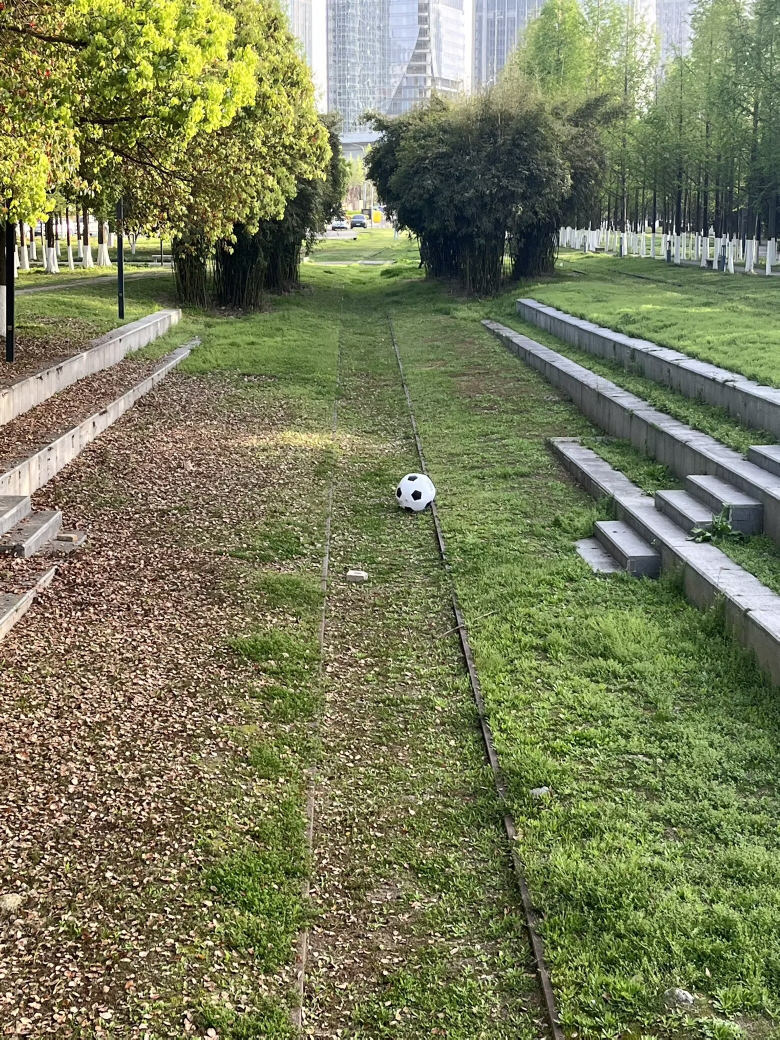
#> input picture task2/test.png, 1559 x 2079 px (shown at 1/2 size)
$ python main.py
#> lines starting #> are read from the running program, lines starting #| are printed output that depends on the picture
### task2/jpeg_compression.py
import os

import cv2
import matplotlib.pyplot as plt


def jpeg_compress_analysis(image_path, quality_levels=None):
    """
    Compress an image at different JPEG quality levels and plot quality vs file size.

    Args:
        image_path: Path to the input image.
        quality_levels: List of quality factors (0-100). Defaults to [90, 70, 50, 30, 10].

    Returns:
        List of paths to the compressed images, or None on error.
    """
    if quality_levels is None:
        quality_levels = [90, 70, 50, 30, 10]

    print("--- Task 1: JPEG Compression Quality vs File Size ---")

    if not os.path.exists(image_path):
        print(f"Image not found: {image_path}")
        return None

    img = cv2.imread(image_path)
    if img is None:
        print(f"Failed to read image: {image_path}")
        return None

    original_size = os.path.getsize(image_path)
    print(f"Original image size: {original_size / 1024:.2f} KB")

    sizes = []
    saved_paths = []

    for q in quality_levels:
        encode_param = [int(cv2.IMWRITE_JPEG_QUALITY), q]
        save_path = f"compressed_q{q}.jpg"
        cv2.imwrite(save_path, img, encode_param)
        saved_paths.append(save_path)
        file_size = os.path.getsize(save_path)
        sizes.append(file_size)
        print(f"  Quality: {q:2d} | Size: {file_size / 1024:>7.2f} KB | "
              f"Ratio: {original_size / file_size:.2f}x")

    plt.figure(figsize=(8, 5))
    plt.plot(quality_levels, [s / 1024 for s in sizes], marker="o", linestyle="-", color="b")
    plt.title("JPEG Compression Quality vs File Size")
    plt.xlabel("Quality Factor (0-100)")
    plt.ylabel("File Size (KB)")
    plt.grid(True)
    plt.gca().invert_xaxis()

    plot_path = "jpeg_quality_vs_size.png"
    plt.savefig(plot_path, bbox_inches="tight")
    print(f"Saved quality-vs-size plot: {plot_path}")
    plt.show()

    return saved_paths

### task2/channel_decomposition.py
import cv2
import matplotlib.pyplot as plt


def _load_and_decompose(image_path):
    """Load an image and return its RGB, YUV arrays and split channels."""
    img_bgr = cv2.imread(image_path)
    if img_bgr is None:
        return None
    img_rgb = cv2.cvtColor(img_bgr, cv2.COLOR_BGR2RGB)
    img_yuv = cv2.cvtColor(img_bgr, cv2.COLOR_BGR2YUV)
    r, g, b = cv2.split(img_rgb)
    y, u, v = cv2.split(img_yuv)
    return img_rgb, img_yuv, (r, g, b), (y, u, v)


def _draw_channel_row(axes, row_idx, full_img, ch1, ch2, ch3, label, ch_names):
    """Draw one row: full image + 3 single channels."""
    axes[row_idx, 0].imshow(full_img)
    axes[row_idx, 0].set_title(f"{label}")
    axes[row_idx, 0].axis("off")

    axes[row_idx, 1].imshow(ch1, cmap="gray")
    axes[row_idx, 1].set_title(f"{label} {ch_names[0]}")
    axes[row_idx, 1].axis("off")

    axes[row_idx, 2].imshow(ch2, cmap="gray")
    axes[row_idx, 2].set_title(f"{label} {ch_names[1]}")
    axes[row_idx, 2].axis("off")

    axes[row_idx, 3].imshow(ch3, cmap="gray")
    axes[row_idx, 3].set_title(f"{label} {ch_names[2]}")
    axes[row_idx, 3].axis("off")


def channel_decomposition_visualize(original_image_path, compressed_image_path):
    """
    Decompose both original and compressed images into RGB and YUV channels
    for side-by-side comparison.

    Args:
        original_image_path: Path to the original uncompressed image.
        compressed_image_path: Path to the compressed JPEG image.
    """
    print(f"\n--- Task 2: Channel Decomposition ---")
    print(f"  Original:   {original_image_path}")
    print(f"  Compressed: {compressed_image_path}")

    orig = _load_and_decompose(original_image_path)
    comp = _load_and_decompose(compressed_image_path)

    if orig is None:
        print(f"Image not found: {original_image_path}")
        return
    if comp is None:
        print(f"Image not found: {compressed_image_path}")
        return

    img_rgb_o, img_yuv_o, (r_o, g_o, b_o), (y_o, u_o, v_o) = orig
    img_rgb_c, img_yuv_c, (r_c, g_c, b_c), (y_c, u_c, v_c) = comp

    fig, axes = plt.subplots(4, 4, figsize=(16, 16))
    plt.suptitle("Channel Decomposition — Original vs Compressed", fontsize=16, y=0.98)

    # Row 0: Original RGB channels
    _draw_channel_row(axes, 0, img_rgb_o, r_o, g_o, b_o, "Original RGB", ("R", "G", "B"))
    # Row 1: Original YUV channels
    _draw_channel_row(axes, 1, img_rgb_o, y_o, u_o, v_o, "Original YUV", ("Y", "U", "V"))
    # Row 2: Compressed RGB channels
    _draw_channel_row(axes, 2, img_rgb_c, r_c, g_c, b_c, "Compressed RGB", ("R", "G", "B"))
    # Row 3: Compressed YUV channels
    _draw_channel_row(axes, 3, img_rgb_c, y_c, u_c, v_c, "Compressed YUV", ("Y", "U", "V"))

    plt.tight_layout()
    plot_path = "channel_decomposition_comparison.png"
    plt.savefig(plot_path, bbox_inches="tight")
    print(f"Saved channel decomposition plot: {plot_path}")
    plt.show()

### task2/compare.py
import argparse
import os

import cv2
import numpy as np


def calculate_psnr(original, compressed):
    """Calculate PSNR between two single-channel images."""
    mse = np.mean((original.astype(np.float64) - compressed.astype(np.float64)) ** 2)
    if mse == 0:
        return float("inf")
    max_pixel = 255.0
    return 10 * np.log10((max_pixel ** 2) / mse)


def compare_yuv_quality(original_path, compressed_path):
    """Compare PSNR of Y, U, V channels between original and compressed images."""
    print(f"\n--- PSNR Comparison: {compressed_path} ---")

    img_orig = cv2.imread(original_path)
    img_comp = cv2.imread(compressed_path)

    if img_orig is None:
        print(f"  Error: cannot read {original_path}")
        return
    if img_comp is None:
        print(f"  Error: cannot read {compressed_path}")
        return

    img_orig_yuv = cv2.cvtColor(img_orig, cv2.COLOR_BGR2YUV)
    img_comp_yuv = cv2.cvtColor(img_comp, cv2.COLOR_BGR2YUV)

    y_orig, u_orig, v_orig = cv2.split(img_orig_yuv)
    y_comp, u_comp, v_comp = cv2.split(img_comp_yuv)

    psnr_y = calculate_psnr(y_orig, y_comp)
    psnr_u = calculate_psnr(u_orig, u_comp)
    psnr_v = calculate_psnr(v_orig, v_comp)

    print(f"  Y (Luminance)  PSNR: {psnr_y:.2f} dB")
    print(f"  U (Chrominance) PSNR: {psnr_u:.2f} dB")
    print(f"  V (Chrominance) PSNR: {psnr_v:.2f} dB")


def run_psnr_analysis(original_path, compressed_paths):
    """
    Run PSNR comparison on multiple compressed images against the original.

    Args:
        original_path: Path to the original image.
        compressed_paths: List of paths to compressed images.
    """
    print("\n--- Task 3: PSNR Channel Quality Comparison ---")
    for path in compressed_paths:
        if os.path.exists(path):
            compare_yuv_quality(original_path, path)
        else:
            print(f"  Skipping missing file: {path}")


# [25 lines that do not run on import are left out]

### task2/main.py
import argparse
import os
import sys

from jpeg_compression import jpeg_compress_analysis
from channel_decomposition import channel_decomposition_visualize
from compare import run_psnr_analysis


def main():
    parser = argparse.ArgumentParser(
        description="JPEG compression quality analysis and channel decomposition tool"
    )
    parser.add_argument(
        "image",
        nargs="?",
        default="test.png",
        help="Path to the test image (default: test.png)",
    )
    parser.add_argument(
        "--no-psnr",
        action="store_true",
        help="Skip PSNR comparison analysis",
    )
    parser.add_argument(
        "--quality",
        type=int,
        nargs="+",
        default=[90, 70, 50, 30, 10],
        help="Quality levels for JPEG compression (default: 90 70 50 30 10)",
    )
    args = parser.parse_args()

    if not os.path.exists(args.image):
        print(f"Error: image file not found: {args.image}")
        sys.exit(1)

    print(f"Using test image: {args.image}")

    # Task 1: JPEG compression quality analysis
    saved_paths = jpeg_compress_analysis(args.image, args.quality)
#> in jpeg_compress_analysis, img is the input picture: shape (2079, 1559, 3); mean B, G, R 89.5, 123.9, 119.8
#> after the loop in jpeg_compress_analysis, `for q in quality_levels:`: saved_paths = ['compressed_q90.jpg', 'compressed_q70.jpg', 'compressed_q50.jpg', 'compressed_q30.jpg', 'compressed_q10.jpg']; sizes = [1483718, 911390, 688978, 520127, 277116]
#> in jpeg_compress_analysis, `plt.savefig(plot_path, bbox_inches="tight")`:
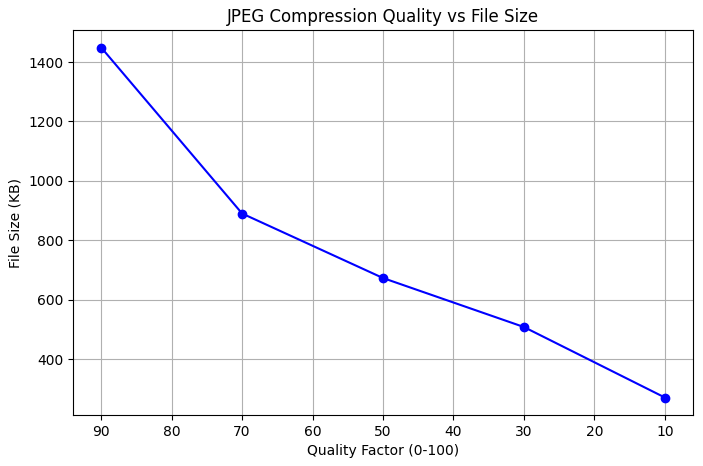
#> figure drawn by matplotlib, 1 panel
    if not saved_paths:
        print("Error: JPEG compression failed.")
        sys.exit(1)

    # Task 2: Channel decomposition — original vs most compressed
    channel_decomposition_visualize(args.image, saved_paths[-1])
#> in _load_and_decompose, `img_yuv = cv2.cvtColor(img_bgr, cv2.COLOR_BGR2YUV)`: img_yuv: shape (2079, 1559, 3); mean of channels 0, 1, 2 118.7, 113.6, 128.9
#> in _load_and_decompose, `r, g, b = cv2.split(img_rgb)`:
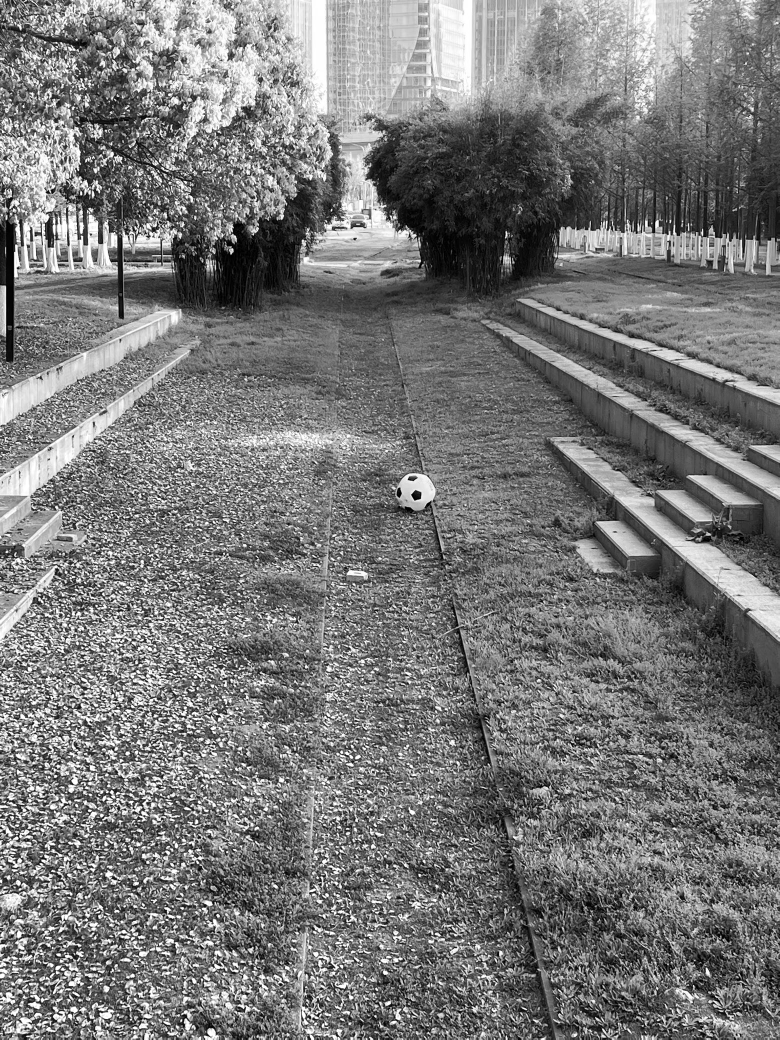
#> r: shape (2079, 1559) (shown at 1/2 size); min 0, max 255, mean 119.8
#> in _load_and_decompose, `r, g, b = cv2.split(img_rgb)`:
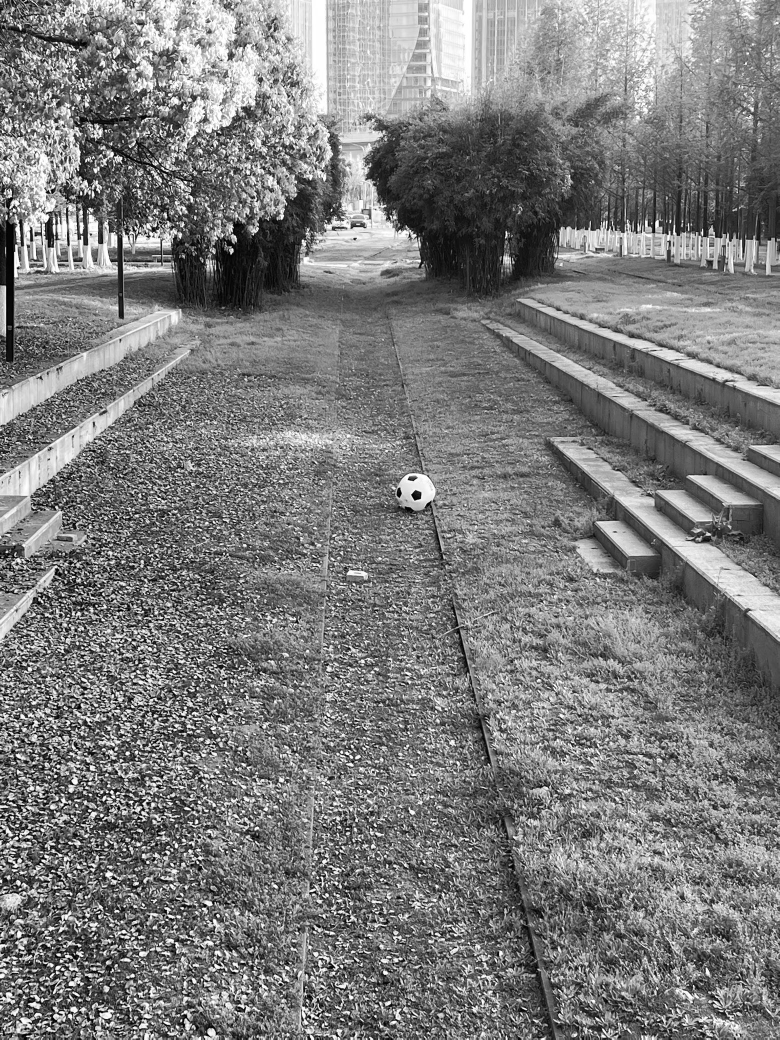
#> g: shape (2079, 1559) (shown at 1/2 size); min 0, max 255, mean 123.9
#> in _load_and_decompose, `r, g, b = cv2.split(img_rgb)`:
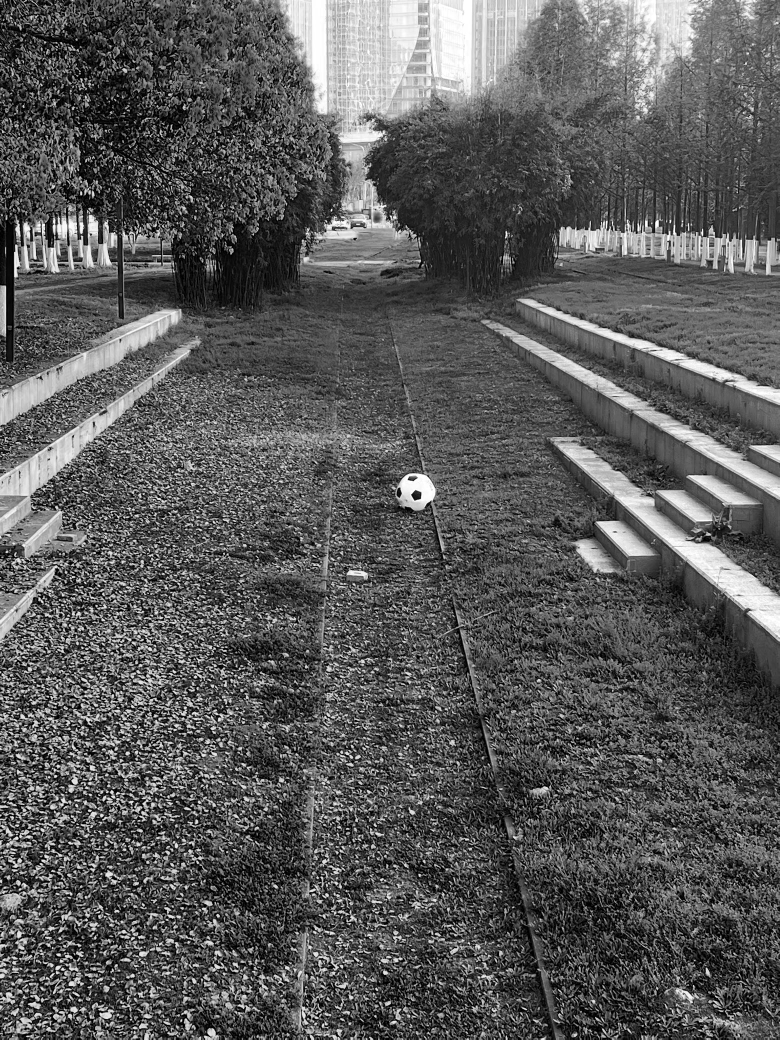
#> b: shape (2079, 1559) (shown at 1/2 size); min 0, max 255, mean 89.5
#> in _load_and_decompose, `y, u, v = cv2.split(img_yuv)`:
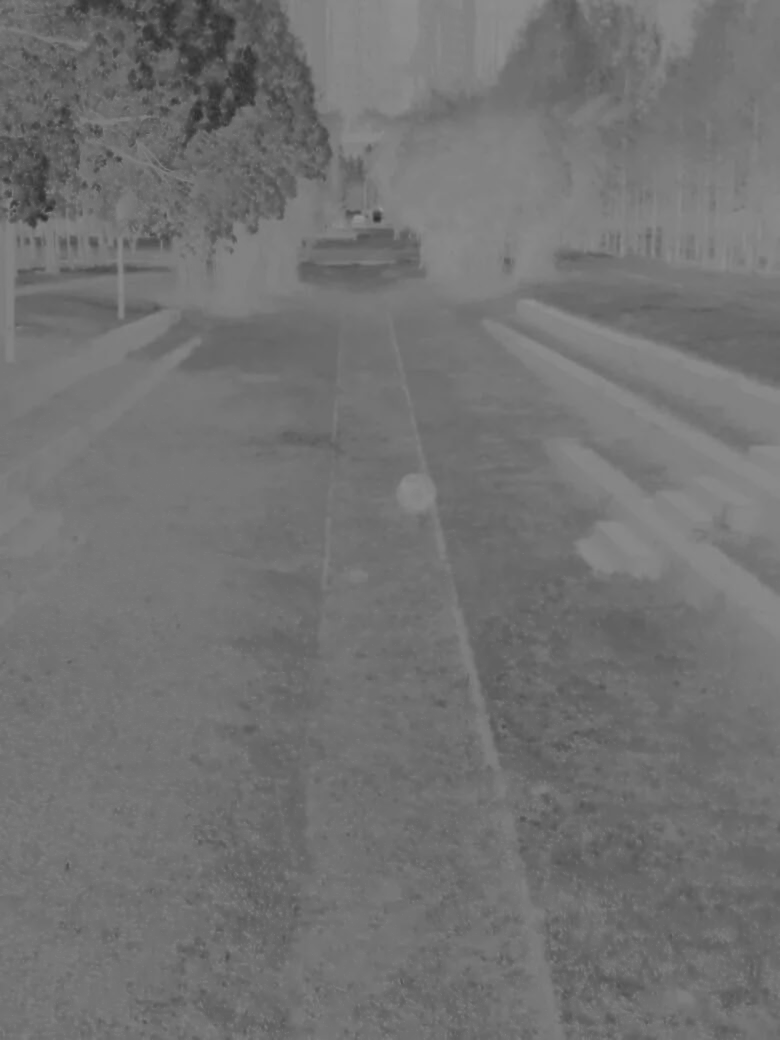
#> u: shape (2079, 1559) (shown at 1/2 size); min 44, max 151, mean 113.6
#> in _load_and_decompose, `y, u, v = cv2.split(img_yuv)`:
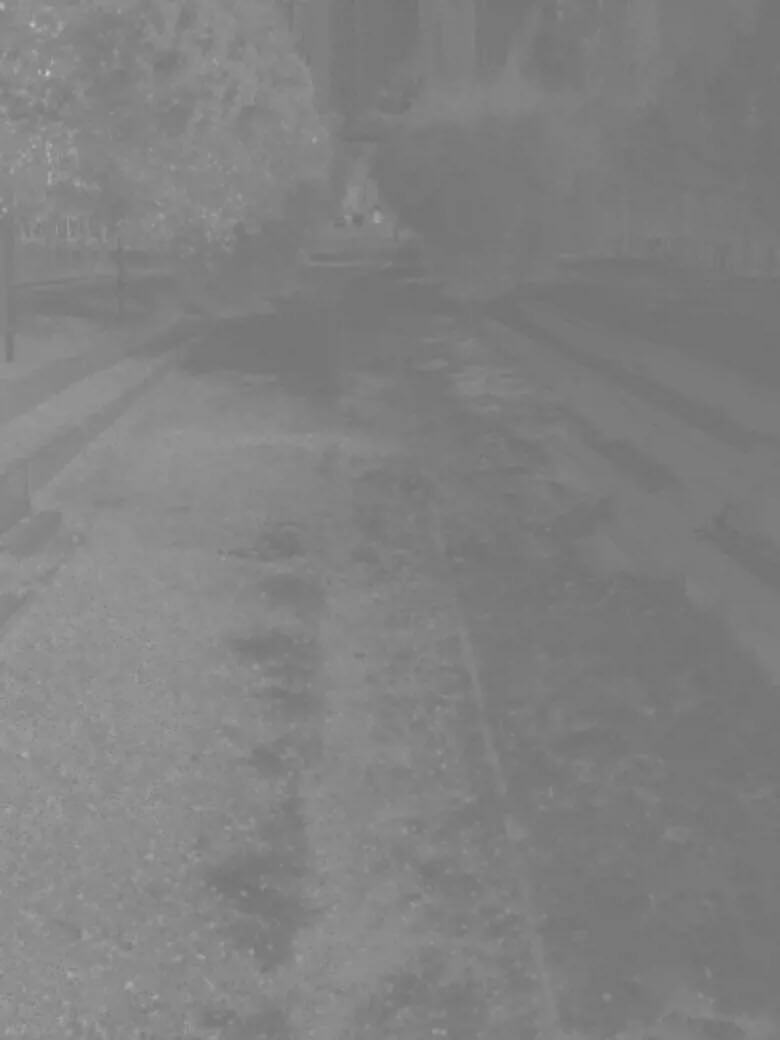
#> v: shape (2079, 1559) (shown at 1/2 size); min 112, max 207, mean 128.9
#> in _load_and_decompose (call 2), `img_yuv = cv2.cvtColor(img_bgr, cv2.COLOR_BGR2YUV)`: img_yuv: shape (2079, 1559, 3); mean of channels 0, 1, 2 118.7, 114.2, 128.6

    # Task 3: PSNR comparison
    if not args.no_psnr:
        run_psnr_analysis(args.image, saved_paths)
#> in compare_yuv_quality, `img_comp_yuv = cv2.cvtColor(img_comp, cv2.COLOR_BGR2YUV)`: img_comp_yuv: shape (2079, 1559, 3); mean of channels 0, 1, 2 118.7, 113.8, 128.9
#> in calculate_psnr, `mse = np.mean((original.astype(np.float64) - compressed.astype(np.floa..`: mse = 0.103
#> in compare_yuv_quality, `psnr_y = calculate_psnr(y_orig, y_comp)`: psnr_y = 58.01
#> in compare_yuv_quality, `psnr_u = calculate_psnr(u_orig, u_comp)`: psnr_u = 55.22
#> in compare_yuv_quality, `psnr_v = calculate_psnr(v_orig, v_comp)`: psnr_v = 58.72
#|   Y (Luminance)  PSNR: 58.01 dB
#|   U (Chrominance) PSNR: 55.22 dB
#|   V (Chrominance) PSNR: 58.72 dB


if __name__ == "__main__":
    main()
